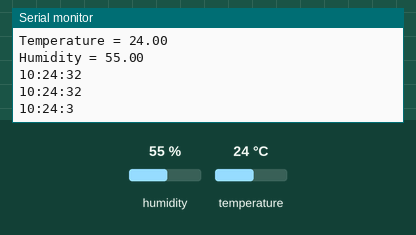
Recording of a program running on a simulated ESP32. Shown: the last lines printed to the serial monitor. Inputs (shaded band) come from the test bench; at power-on: humidity 55 %, temperature 24 °C. WiFi joins after 1.5 s; servers stay silent unless stated; network time is answered at once with the bench clock; the local clock reads 2024-03-15 10:24:30 at power-on unless the program sets it.

Above: at 2.7 s.
2.8 s: humidity set to 22 %
At 5.3 s:
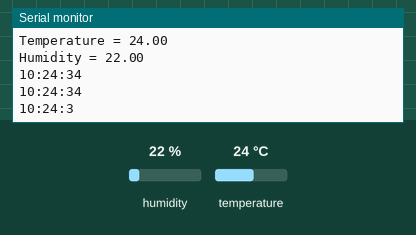
5.5 s: temperature set to 12 °C
At 6.1 s:
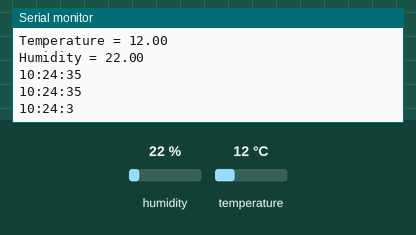
8.2 s: humidity set to 40 %
At 9.3 s:
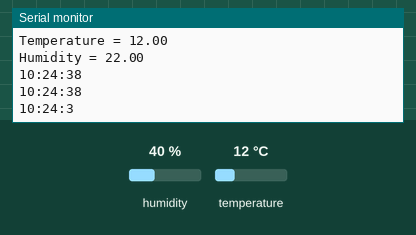
Timing chart, 0 to 11.2 s (numbered marks = the images above; inputs shaded):
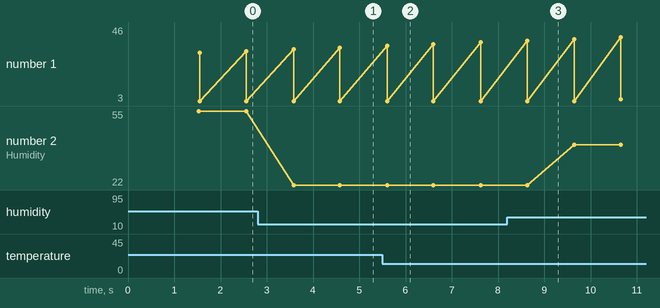

Measured:
- after the input at 2.8 s, the serial monitor: prints a new line after 0.78 s (image 1)
- after the input at 5.5 s, the serial monitor: prints a new line after 0.10 s (image 2)
- plotted number 2: 55 → 22 after the input at 2.8 s

The program:

main.cpp
```cpp
#include <Arduino.h>
#include <DHT.h>
#include <DHT_U.h>

#include <WiFi.h>
#include <NTPClient.h>
#include <WiFiUdp.h>
#define DHTTYPE DHT11 // DHT 11
uint8_t DHTPin = 12;
DHT dht(DHTPin, DHTTYPE);
float Temperature;
float Humidity;
String formattedDate;
String dayStamp;
String timeStamp;
// Replace with your network credentials
const char* ssid     = "EasyBox-106509";
const char* password = "Pranamayakosha@1";
// Define CS pin for the SD card module
String dataMessage;
WiFiUDP ntpUDP;
NTPClient timeClient(ntpUDP);
void setup() {
  Serial.begin(115200);
  pinMode(DHTPin, INPUT);
  dht.begin();
  Serial.print("Connecting to ");
  Serial.println(ssid);
  WiFi.begin(ssid, password);
  while (WiFi.status() != WL_CONNECTED) {
    delay(500);
    Serial.print(".");
  }
  Serial.println("");
  Serial.println("WiFi connected.");
  // Initialize a NTPClient to get time
  timeClient.begin();
  timeClient.setTimeOffset(19800);


}
void loop() {
    Read_TempHum();
    getTimeStamp();
    delay(1000);
}


// Function to get temperature
void Read_TempHum()
{
  Temperature = dht.readTemperature();
  Humidity = dht.readHumidity();
  Serial.print("Temperature = ");
  Serial.println(Temperature);
  Serial.print("Humidity = ");
  Serial.println(Humidity);
}


// Function to get date and time from NTPClient
void getTimeStamp()
{
  while(!timeClient.update()) {
    timeClient.forceUpdate();
  }
  formattedDate = timeClient.getFormattedTime();
  Serial.println(formattedDate);
  int splitT = formattedDate.indexOf("T");
  dayStamp = formattedDate.substring(0, splitT);
  Serial.println(dayStamp);
  // Extract time
  timeStamp = formattedDate.substring(splitT+1, formattedDate.length()-1);
  Serial.println(timeStamp);
}
```
